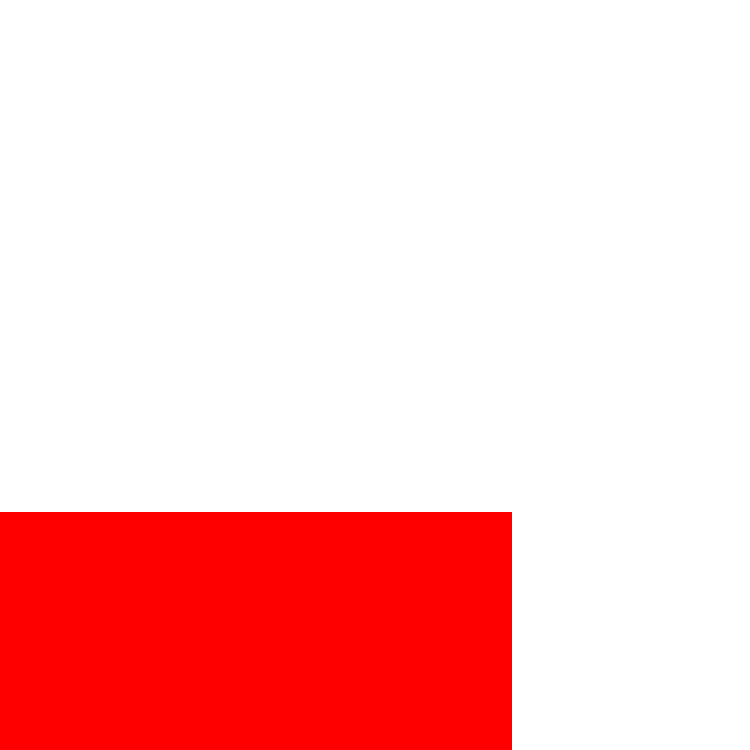
#> input picture Tamatem_Smart_Validator/templates/user_name.png, 3000 x 3000 px (shown at 1/4 size)
$ python -i tm_validateAndTag.py   (imports and definitions only)
#> lines starting #> are read from the running program, lines starting #| are printed output that depends on the picture; after the words box and inside, x2 and y2 are one past the last pixel; in counts of white or black regions, pixels touching at a corner belong together
"""VIP Baloot frame validator.
AI vision judges the 'vibes' (luxury, artifacts); coverage percentages are
computed with exact pixel math (no AI involved)."""
import asyncio
import io
import json
import os
from pathlib import Path

import numpy as np
from dotenv import load_dotenv
from google import genai
from google.genai import types
from PIL import Image

BASE = Path(__file__).resolve().parent
TEMPLATES = BASE / "templates"
AVATAR_TEMPLATE = TEMPLATES / "user_image.jpg"
NAME_TEMPLATE = TEMPLATES / "user_name.png"
REPORT_PATH = BASE / "output" / "tm_validation_report.json"

# [1 line not run here, left out]
VISION_MODEL = os.getenv("VISION_MODEL", "gemini-3-flash-preview")
ALPHA_THRESHOLD = 32          # frame pixel counts as "covering" if alpha > this (0-255)
AVATAR_FAIL_PCT = 50.0
NAME_FAIL_PCT = 40.0
AVATAR_BG_THRESHOLD = 250     # user_image.jpg pixels darker than this belong to the avatar circle
# How to read "the user_image.jpg area":
#   "full"   -> the whole user_image.jpg canvas (literal reading of the brief)
#   "circle" -> only the visible avatar silhouette inside it
AVATAR_AREA_MODE = "full"
VISION_RUNS = 3               # independent AI opinions, combined by majority vote

VISION_PROMPT = """You are an art director reviewing avatar frames for a premium card game (VIP Baloot).
You get two views of one frame: (1) the frame on a dark background, (2) the frame over a sample avatar.

1. luxury_check: true if the frame clearly looks premium: polished gold/metal textures, gems, intricate
   ornament, depth and bevels. false only if it looks cheap, flat, basic or unfinished.

2. ai_artifacts: list AI-generation flaws. Be calibrated:
   - Frames come from a professional pipeline; most are fine. Only report a flaw you are CONFIDENT is a
     real, clearly visible defect: blurry or melted gems, garbled or nonsensical patterns, broken or
     disconnected shapes, jagged or smeared edges, stray pixels.
   - Intentional themed content (different objects, characters, vehicles, props on each side) and normal
     stylistic variation are NOT artifacts. Asymmetry is a flaw only when an element that is clearly meant
     to be symmetric (borders, corner ornaments) is visibly mismatched.
   - severity "major" = a player would notice it at normal viewing size. "minor" = only visible on close
     inspection or arguable. When unsure, use "minor".
   - If there are no clear flaws, return an empty list. Do not invent flaws.
   Give each note as a short, specific sentence stating where the flaw is."""

SCHEMA = {
    "type": "object",
    "properties": {
        "luxury_check": {"type": "boolean"},
        "ai_artifacts": {
            "type": "array",
            "items": {
                "type": "object",
                "properties": {
                    "note": {"type": "string"},
                    "severity": {"type": "string", "enum": ["minor", "major"]},
                },
                "required": ["note", "severity"],
            },
        },
    },
    "required": ["luxury_check", "ai_artifacts"],
}


def _coverage(frame: Image.Image) -> tuple[float, float]:
    """Exact pixel-math coverage, computed on the templates' own pixel grid.

    avatar_pct : % of the user_image.jpg area (see AVATAR_AREA_MODE) covered by the frame.
    name_pct   : % of the red name zone (user_name.png) covered by the frame.
    """
    avatar_gray = Image.open(AVATAR_TEMPLATE).convert("L")
    size = avatar_gray.size
    if AVATAR_AREA_MODE == "circle":
        avatar_mask = np.array(avatar_gray) < AVATAR_BG_THRESHOLD   # circle vs. white background
    else:
        avatar_mask = np.ones((size[1], size[0]), dtype=bool)         # whole template canvas
    if not avatar_mask.any():
        raise ValueError("Could not find the avatar area in user_image.jpg")

    name = Image.open(NAME_TEMPLATE).convert("RGBA")
    if name.size != size:
        name = name.resize(size, Image.NEAREST)
    r, g, b, a = (np.array(name)[..., i].astype(int) for i in range(4))
    red_mask = (r > 150) & (g < 100) & (b < 100) & (a > 0)
    if not red_mask.any():
        raise ValueError("No red zone found in user_name.png")

    # Bring the frame onto the same grid as the templates (as it would be laid over the avatar).
    alpha = frame.split()[3].resize(size, Image.BILINEAR)
    frame_mask = np.array(alpha) > ALPHA_THRESHOLD

    avatar_pct = 100.0 * (frame_mask & avatar_mask).sum() / avatar_mask.sum()
    name_pct = 100.0 * (frame_mask & red_mask).sum() / red_mask.sum()
    return round(float(avatar_pct), 2), round(float(name_pct), 2)


def _png_part(img: Image.Image, max_side=1536) -> types.Part:
    img = img.copy()
    img.thumbnail((max_side, max_side))
    buf = io.BytesIO()
    img.save(buf, "PNG")
    return types.Part.from_bytes(data=buf.getvalue(), mime_type="image/png")


# [60 lines not run here, left out]

>>> import cv2
>>> picture = cv2.imread('templates/user_name.png', cv2.IMREAD_GRAYSCALE)
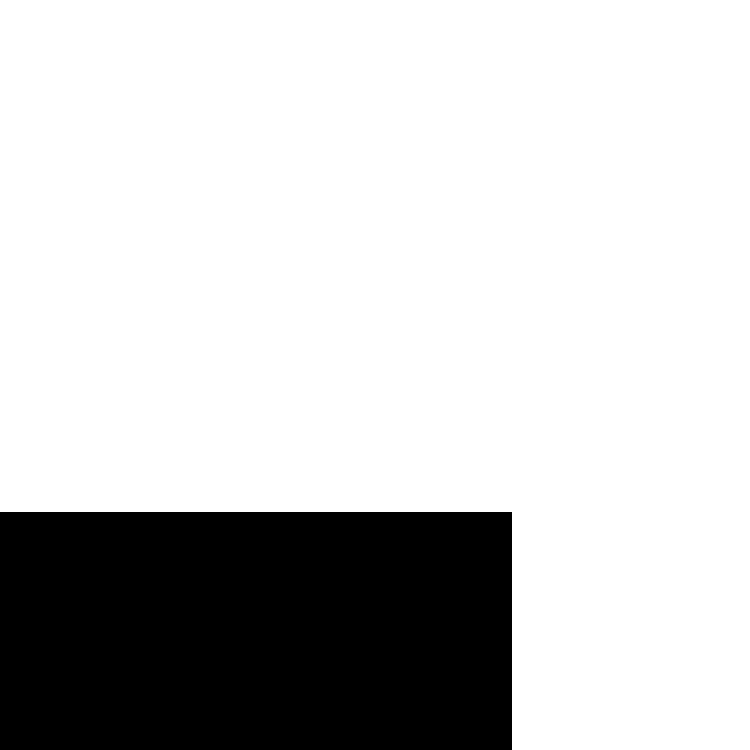
#> picture: shape (3000, 3000) (shown at 1/4 size); values 76 (black) and 255 (white), 78.3% white; 1 black region, box (x1, y1, x2, y2) and area: (0, 2048, 2048, 3000) 1949696
>>> result = _coverage(picture)
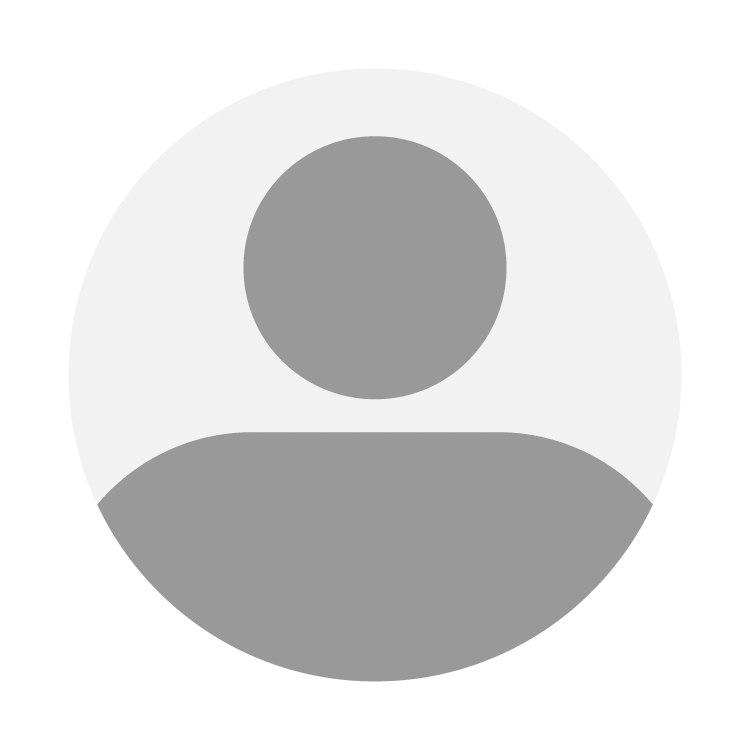
#> input picture Tamatem_Smart_Validator/templates/user_image.jpg, 3000 x 3000 px (shown at 1/4 size)
#> in _coverage, `name = Image.open(NAME_TEMPLATE).convert("RGBA")`:
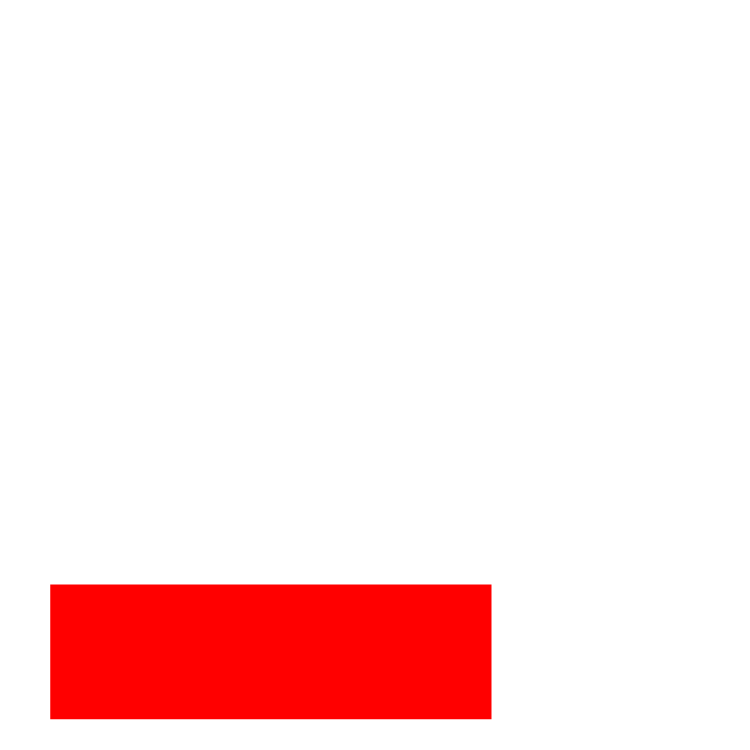
#> name: PIL image 3000x3000 RGBA (shown at 1/4 size); mean R, G, B, A 255, 199.8, 199.8, 27; transparent parts drawn white
#> in _coverage, `r, g, b, a = (np.array(name)[..., i].astype(int) for i in range(4))`: r: shape (3000, 3000) int64; every value is 255
#> in _coverage, `r, g, b, a = (np.array(name)[..., i].astype(int) for i in range(4))`:
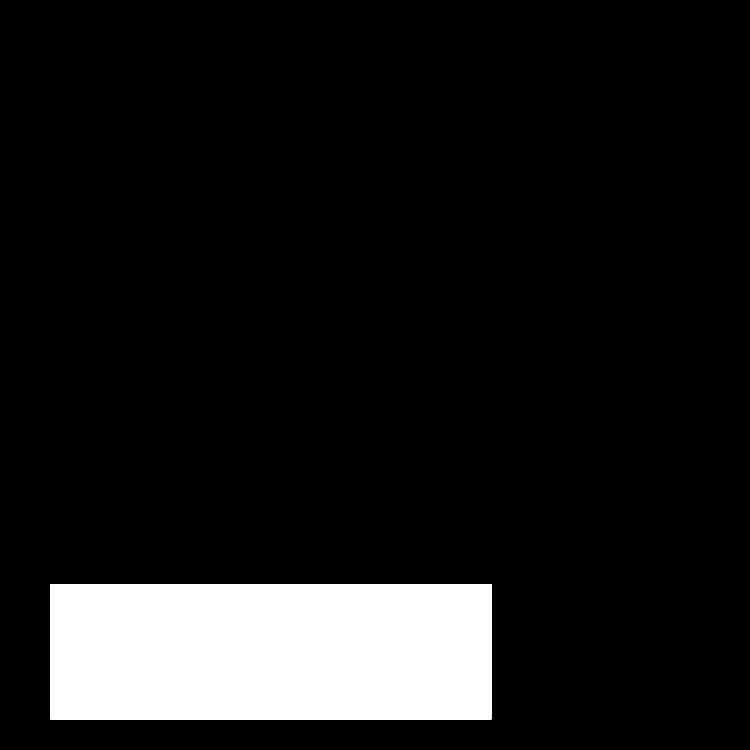
#> a: shape (3000, 3000) int64 (shown at 1/4 size); 10.6% white; 1 white region, box (x1, y1, x2, y2) and area: (201, 2338, 1966, 2877) 951335
#> (the run stopped early here; a loop or call above may not have finished)
